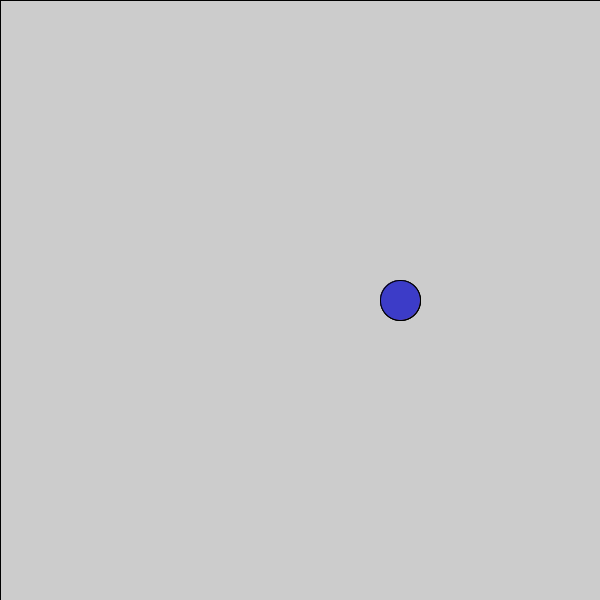
Frame 1 (no input)
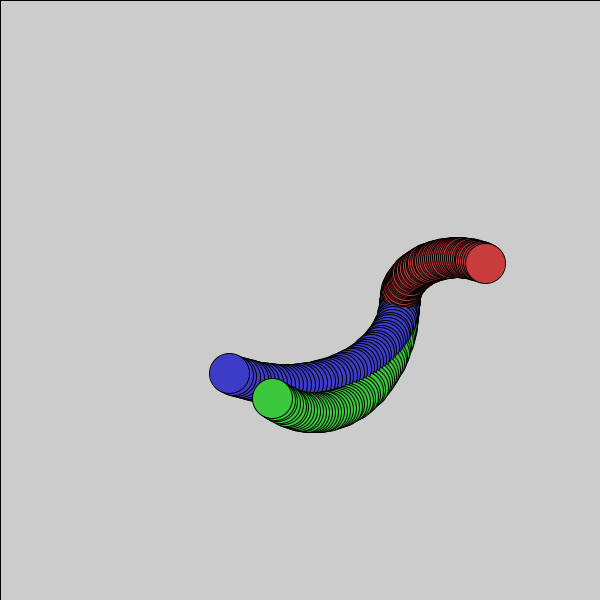
Frame 60 (the mouse pressed at the canvas centre just before this capture)
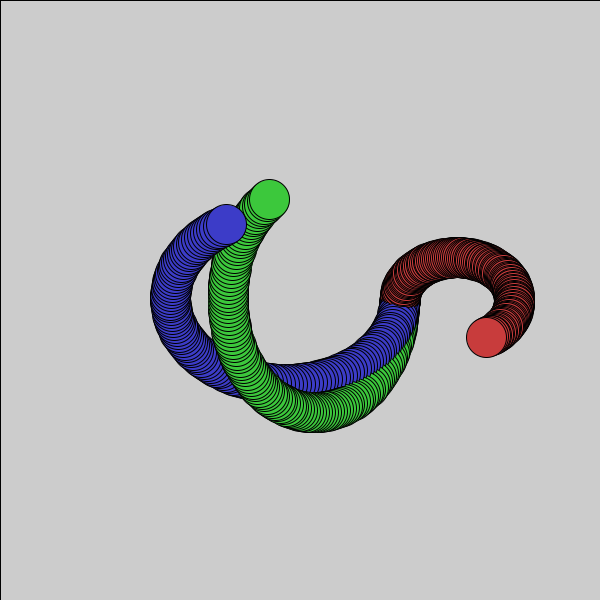
Frame 120 (the mouse held since frame 60 and released just before this capture)

The Processing sketch that drew these frames (run headless with seeded random() and noise(); from frame 60 on, the mouse is pressed at the canvas centre):

// Processing sketch: processing_112870
// ── processing_112870.pde

float xpos;
float ypos;
float xpos2;
float ypos2;
float xpos3;
float ypos3;
float a = 90;

//Setup for Animation Area
void setup(){
  size (600,600);
  xpos = 400;
  ypos = width/2;
  xpos2 = 400;
  ypos2 = width/2;
  xpos3 = 400;
  ypos3 = height/2;
}

//Setup for Animation
void draw(){  
  
fill(0, 0);
rect(0,0,width, height);
 
fill(60,200,60);
ellipse(xpos, ypos, 40, 40);

fill(200,60,60);
ellipse(xpos2, ypos2, 40, 40);

fill(60,60,200);
ellipse(xpos3, ypos3, 40, 40);
a=a+2;

 
float xChange = cos(radians(a));
float yChange = sin(radians(a));
 
xpos += xChange*3;
ypos += yChange*4;
xpos2 -= xChange*2;
ypos2 -= yChange*1.5;
xpos3 += xChange*4;
ypos3 += yChange*3;
}
